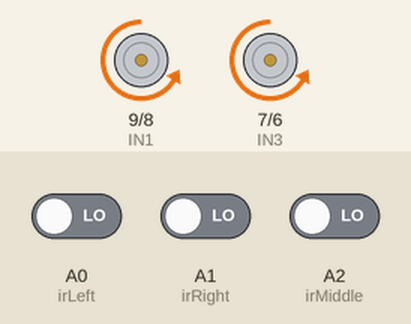
A sketch run on a simulated Arduino Uno, built with avr-gcc and run on an emulated ATmega328P. On the bench: motor-driver pin pairs drawn as motors (green arrow = first pin HIGH = forward, orange = second pin HIGH = backward, longer = more drive, scaled by the enable pin). The inputs (shaded band) are chosen by the test bench; at power-on: A0 (irLeft) LOW, A2 (irMiddle) LOW, A1 (irRight) LOW.

Above: at 1.2 s.
1.3 s: A0 (irLeft) driven HIGH
At 2.5 s:
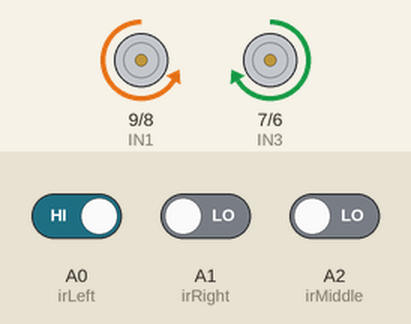
2.8 s: A2 (irMiddle) driven HIGH
At 3.9 s:
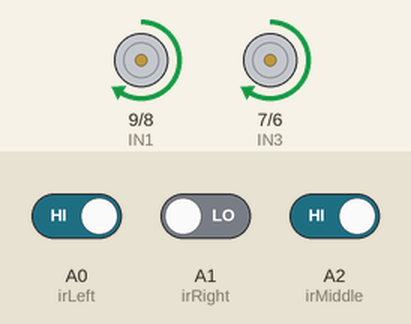
4.3 s: A2 (irMiddle) driven LOW
At 5.0 s:
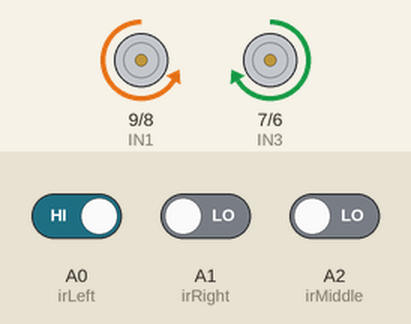
5.8 s: A0 (irLeft) driven LOW and A1 (irRight) driven HIGH
At 6.2 s:
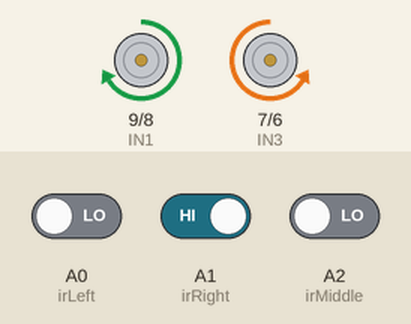
Timing chart, 0 to 8.3 s (numbered marks = the images above; inputs shaded):
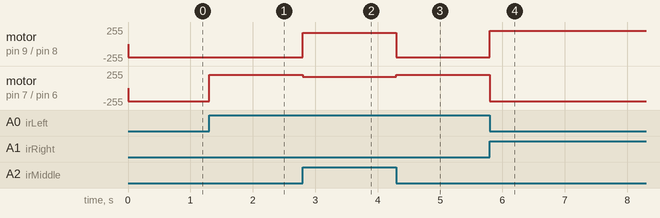

Measured:
- after the input at 1.3 s, motor on pin 7 (IN3) / pin 6 (IN4): backward 200/255 → forward 200/255 at once
- after the input at 2.8 s, motor on pin 9 (IN1) / pin 8 (IN2): backward 200/255 → forward 170/255 at once; motor on pin 7 (IN3) / pin 6 (IN4): forward 200/255 → forward 170/255 at once
- after the input at 4.3 s, motor on pin 9 (IN1) / pin 8 (IN2): forward 170/255 → backward 200/255 at once; motor on pin 7 (IN3) / pin 6 (IN4): forward 170/255 → forward 200/255 at once
- after the input at 5.8 s, motor on pin 9 (IN1) / pin 8 (IN2): backward 200/255 → forward 200/255 at once; motor on pin 7 (IN3) / pin 6 (IN4): forward 200/255 → backward 200/255 at once

The sketch:

Robotic_Cars.ino
```cpp
// --- MOTOR PINS ---
const int ENA = 10; const int IN1 = 9; const int IN2 = 8;
const int IN3 = 7;  const int IN4 = 6; const int ENB = 5;

// --- 3 IR SENSORS ---
const int irLeft = A0;
const int irMiddle = A2;
const int irRight = A1;

// --- MEMORY VARIABLE ---
int lastSide = 0;

void setup() {
  pinMode(ENA, OUTPUT); pinMode(IN1, OUTPUT); pinMode(IN2, OUTPUT);
  pinMode(IN3, OUTPUT); pinMode(IN4, OUTPUT); pinMode(ENB, OUTPUT);
  pinMode(irLeft, INPUT); pinMode(irMiddle, INPUT); pinMode(irRight, INPUT);
}

void loop() {
  int L = digitalRead(irLeft);
  int M = digitalRead(irMiddle);
  int R = digitalRead(irRight);

  // 1. CENTERED: Middle sensor is on tape
  if (M == 1) {
    moveForward();
  }
  // 2. DRIFTING RIGHT: Left sensor hits tape
  else if (L == 1 && R == 0) {
    lastSide = 1; // Update memory: Tape is on the Left
    moveLeft();
  }
  // 3. DRIFTING LEFT: Right sensor hits tape
  else if (R == 1 && L == 0) {
    lastSide = 2; // Update memory: Tape is on the Right
    moveRight();
  }
  // 4. TOTALLY LOST: (0,0,0)
  else {
    recoverToLine();
  }
}

void recoverToLine() {
  if (lastSide == 1) {
    // We last saw tape on the Left, so turn Left to find it
    moveLeft();
  }
  else if (lastSide == 2) {
    // We last saw tape on the Right, so turn Right to find it
    moveRight();
  }
  else {
    // If we have NO memory (like at the very start), move backward slowly
    moveBackward();
  }
}

// --- MOVEMENT FUNCTIONS (Proven Speeds) ---

void moveForward() {
  analogWrite(ENA, 170); analogWrite(ENB, 170);
  digitalWrite(IN1, HIGH); digitalWrite(IN2, LOW);
  digitalWrite(IN3, HIGH); digitalWrite(IN4, LOW);
}

void moveLeft() {
  analogWrite(ENA, 200); analogWrite(ENB, 200);
  digitalWrite(IN1, LOW);  digitalWrite(IN2, HIGH);
  digitalWrite(IN3, HIGH); digitalWrite(IN4, LOW);
}

void moveRight() {
  analogWrite(ENA, 200); analogWrite(ENB, 200);
  digitalWrite(IN1, HIGH); digitalWrite(IN2, LOW);
  digitalWrite(IN3, LOW);  digitalWrite(IN4, HIGH);
}

void moveBackward() {
  analogWrite(ENA, 200); analogWrite(ENB, 200);
  digitalWrite(IN1, LOW);  digitalWrite(IN2, HIGH);
  digitalWrite(IN3, LOW);  digitalWrite(IN4, HIGH);
}
```
